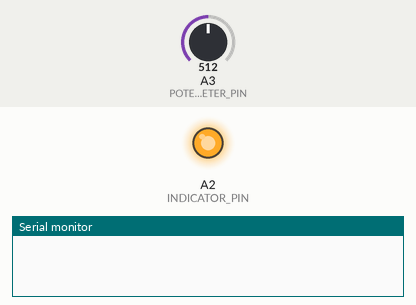
A program run on a simulated Arduino Nano, built with avr-gcc and run on an emulated ATmega328P. Shown: output pins drawn as LEDs (lit = HIGH), the last lines printed to the serial monitor. The inputs (shaded band) are chosen by the test bench; at power-on: A3 (POTENTIOMETER_PIN) = 512.

Above: at 1.2 s.
1.3 s: A3 (POTENTIOMETER_PIN) set to 710
At 1.38 s:
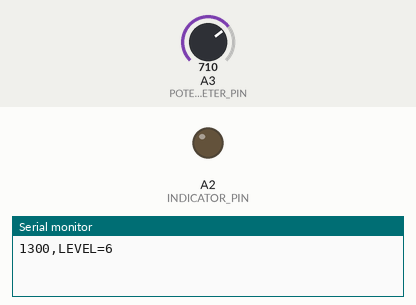
2.9 s: A3 (POTENTIOMETER_PIN) set to 3
At 4.0 s:
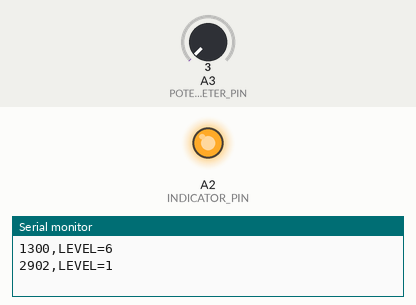
4.5 s: A3 (POTENTIOMETER_PIN) set to 0
At 4.8 s:
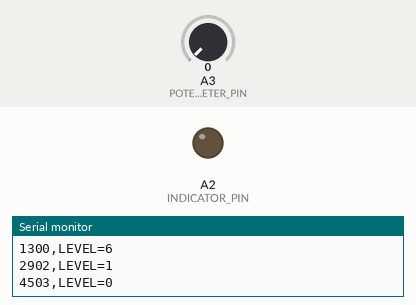
Timing chart, 0 to 7.5 s (numbered marks = the images above; inputs shaded):
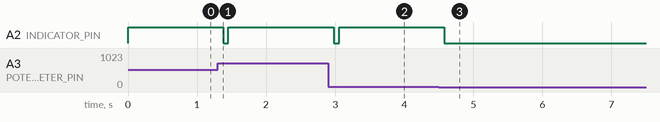

The program:

main.cpp
```cpp
#include <Arduino.h>

#define POTENTIOMETER_PIN A3                    // пин подключения потенциометра
#define INDICATOR_PIN A2                        // пин подключения индикатора

#define ADC_MAXIMUM_VALUE 1023                 // максимальное значение АЦП для Arduino Nano (10 бит = 0-1023)
#define VOLTAGE_SEGMENTS_COUNT 6                // количество сегментов деления напряжения
#define ADC_MINIMUM_NOISE_THRESHOLD 1          // порог отсечки шумов в начале (нестабильная зона)
#define ADC_MAXIMUM_WORKING_THRESHOLD 700       // верхняя граница для 10 сегмента (реальное макс. напряжение)

int lastStableLevel = -1;                      // последнее стабильное значение уровня (0-10)
unsigned long transitionStartTime = 0;         // время начала мигания
bool isIndicatorFlashing = false;              // флаг активного мигания
int targetIntensity = 0;                       // целевой уровень после перехода

// Функция определения уровня с учётом нестабильных зон
int calculate_voltage_level(int adc_value) {
    // Зона 0: adc_value <= ADC_MINIMUM_NOISE_THRESHOLD - выключено
    if (adc_value <= ADC_MINIMUM_NOISE_THRESHOLD) {
        return 0;
    }

    // Зона 1-6: распределяем диапазон от порога до максимума
    // Каждый сегмент = (ADC_MAXIMUM_WORKING_THRESHOLD - ADC_MINIMUM_NOISE_THRESHOLD) / 6
    int range = ADC_MAXIMUM_WORKING_THRESHOLD - ADC_MINIMUM_NOISE_THRESHOLD;
    int segment_size = range / VOLTAGE_SEGMENTS_COUNT;

    int adjusted_value = adc_value - ADC_MINIMUM_NOISE_THRESHOLD;
    int level = adjusted_value / segment_size + 1;

    // Ограничиваем уровень максимумом 6
    if (level > VOLTAGE_SEGMENTS_COUNT) {
        level = VOLTAGE_SEGMENTS_COUNT;
    }

    return level;
}

void initialize_hardware() {
    pinMode(POTENTIOMETER_PIN, INPUT);
    pinMode(INDICATOR_PIN, OUTPUT);
    digitalWrite(INDICATOR_PIN, LOW);

    Serial.begin(115200);

    // Увеличиваем скорость АЦП
    // Делитель 64 = 250 кГц (быстрее стандартных 125 кГц)
    ADCSRA = (ADCSRA & 0xF8) | 0x06;
}

void main_control_cycle() {
    // Читаем аналоговое значение с потенциометра (0-1023)
    int adc_value = analogRead(POTENTIOMETER_PIN);

    // Вычисляем уровень с учётом нестабильных зон
    int level = calculate_voltage_level(adc_value);

    unsigned long current_time = millis();

    // Обработка мигания (одиночный импульс при переходе)
    if (isIndicatorFlashing) {
        if (current_time - transitionStartTime >= 150) {
            // Мигание завершено (150 мс)
            isIndicatorFlashing = false;

            // После мигания устанавливаем индикатор по целевому уровню
            if (targetIntensity > 0) {
                digitalWrite(INDICATOR_PIN, HIGH);
            } else {
                digitalWrite(INDICATOR_PIN, LOW);
            }
        } else if (current_time - transitionStartTime >= 75) {
            // Вторая фаза: выключаем индикатор (75-150 мс)
            digitalWrite(INDICATOR_PIN, LOW);
        }
        // Первая фаза (0-75 мс): индикатор включён
    }

    // Детектирование перехода
    if (!isIndicatorFlashing && lastStableLevel >= 0) {
        // Переход на другой уровень
        if (level != lastStableLevel) {
            targetIntensity = level;

            // Запускаем одиночное мигание
            isIndicatorFlashing = true;
            transitionStartTime = current_time;
            digitalWrite(INDICATOR_PIN, HIGH); // Первая фаза: включаем

            lastStableLevel = level;

            // Выводим текущее значение уровня в UART
            Serial.print(current_time);
            Serial.print(",LEVEL=");
            Serial.println(level);
        }
    } else if (lastStableLevel < 0) {
        // Инициализация первого значения
        lastStableLevel = level;
        targetIntensity = level;

        // Устанавливаем начальное состояние индикатора
        if (level > 0) {
            digitalWrite(INDICATOR_PIN, HIGH);
        } else {
            digitalWrite(INDICATOR_PIN, LOW);
        }
    }

    delay(5); // минимальная задержка для стабильности чтения
}

void setup() {
    initialize_hardware();
}

void loop() {
    main_control_cycle();
}
```

Measured:
- the behaviour switches between 2 and 1 on A3 (POTENTIOMETER_PIN) (found by bisection; images 2 and 3)
- after the input at 1.3 s, A2 (INDICATOR_PIN): HIGH → LOW after 0.08 s, → HIGH 0.08 s later
- after the input at 2.9 s, A2 (INDICATOR_PIN): HIGH → LOW after 0.08 s, → HIGH 0.08 s later
- after the input at 4.5 s, A2 (INDICATOR_PIN): HIGH → LOW after 0.08 s
